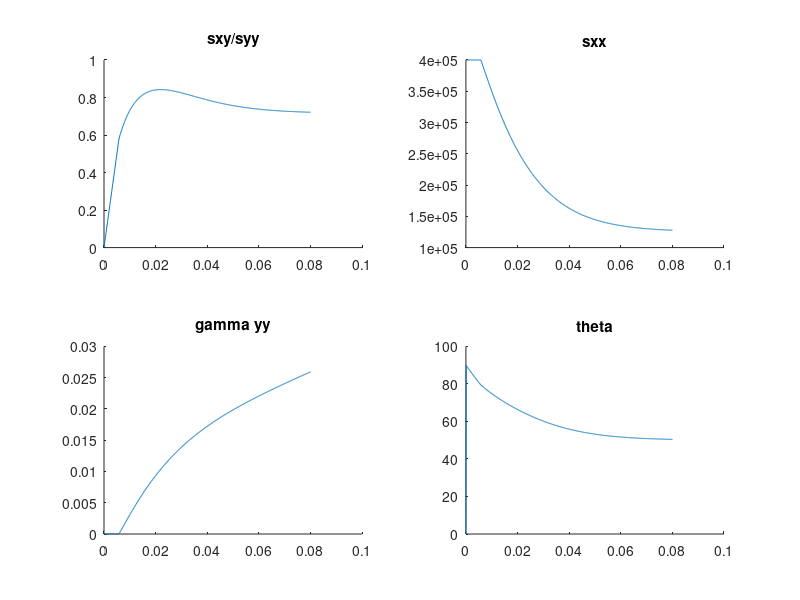

Recreate this plot in MATLAB.
function Vermeer1_ana()
degrad = pi/180;
% parametre;
G         = 10e6;
phi       = 40;
psi       = 10;
c         =  0;
gamma_tot = 0.08;
nu        = 0.1 ;
col       = 'b';
ifig      = 8;
%%%%  Condition Initiale
sxx = -400e3;
syy = -100e3;
sxy = 0 ;
%%%%  CL
dt           = 1;
gamma_dot_xy = 1e-4;
eps_dot_xx   = 0;
sigma_dot_yy = 0;

nstep = gamma_tot/(gamma_dot_xy*dt);
[sigma,beta,epsilon] = Vermeer1_ana_llp2013(phi,psi,nu,sxx,syy,sxy,G,nstep,gamma_dot_xy)
end

function [sigma,beta,epsilon] = Vermeer1_ana_llp2013(phi,psi,nu,sxx,syy,sxy,G,nstep,gamma_dot_xy)
c= 0;
sigma_dot_yy =0;
eps_dot_xx   = 0;
sigma   = [sxx,syy,sxy]';
%   [exx, eyy, gammaxy]'
epsilon = [0 0 0]';
L       = 2*G*nu/(1-2*nu);
D = [L+2*G L 0 ;L L+2*G 0; 0 0 G];
% rayon du cercle de morh
tau_star   = 1/2*sqrt((sigma(1)-sigma(2))^2+4*sigma(3)^2);
% centre du cercle de morh
sigma_star = (sigma(1)+sigma(2))/2;

cos2theta  = (sigma(1)-sigma(2))/2/tau_star;
sin2theta  = sigma(3)/tau_star;
theta      = 1/2*asind(sin2theta);
beta       = pi/2 ; 

for i = 1:nstep
    
    M = D;
   
    F = f(sigma(:,i),phi,c)
    if F>=0
    dFdsig = [(sind(phi)-sin(beta(i)))/2;...
              (sind(phi)+sin(beta(i)))/2;...
              cos(beta(i))];
    dGdsig = [(sind(psi)-sin(beta(i)))/2;...
              (sind(psi)+sin(beta(i)))/2;...
              cos(beta(i))];
    
    % dGdsig          = [ 1/2*cos2theta + 1/2*sind(psi);...
    %                    -cos2theta/2 + sind(psi)/2;...
    %                     sin2theta];
    a               = D*dGdsig;
    
    
    
    % dFdsig          = [ 1/2*cos2theta + 1/2*sind(phi);...
    %                    -cos2theta/2 + 1/2*sind(phi);...
    %                     sin2theta];
    b               = D*dFdsig;
    
    d = dFdsig'*D*dGdsig;
    
    M = D-1/d*a*b';
    end
    
    eps_dot_yy   = - M(2,3)/M(2,2)*gamma_dot_xy;
    sigma_dot_xx = (-M(1,2)*M(2,3) + M(1,3)*M(2,2))/M(2,2)*gamma_dot_xy;
    sigma_dot_xy = (-M(3,2)*M(2,3) + M(3,3)*M(2,2))/M(2,2)*gamma_dot_xy;
    
  
    
    % a chaque pas de temps j'ajoute l'increment de contrainte et de
    % deformation
    sigma(:,i+1)   = sigma(:,i)   +  [sigma_dot_xx; sigma_dot_yy; sigma_dot_xy];
    epsilon(:,i+1) = epsilon(:,i) +  [eps_dot_xx; eps_dot_yy; gamma_dot_xy];
    
    tau_star   = 1/2*sqrt((sigma(1,i+1)-sigma(2,i+1))^2+4*sigma(3,i+1)^2);
    sigma_star = (sigma(1,i+1)+sigma(2,i+1))/2;
    
    cos2theta  = (sigma(1,i+1)-sigma(2,i+1))/2/tau_star;
    sin2theta  = sigma(3,i+1)/tau_star;
    theta(i+1) = 1/2*acosd(cos2theta);
    beta(i+1)  = asin((sigma(2,i+1)-sigma(1,i+1))/2/tau_star);
    
end
figure(8);
subplot(221);hold on;
plot(epsilon(3,:),-sigma(3,:)./sigma(2,:));title('sxy/syy');
subplot(224);hold on;
plot(epsilon(3,:),theta);title('theta');
subplot(223);hold on;
plot(epsilon(3,:),epsilon(2,:));title('gamma yy');
subplot(222);hold on;
plot(epsilon(3,:),-sigma(1,:));title('sxx');
end

function F = f(sigma,phi,c)
tau_star   = 1/2*sqrt((sigma(1)-sigma(2))^2+4*sigma(3)^2);
sigma_star = (sigma(1)+sigma(2))/2;
F = tau_star + sigma_star*sind(phi)-c*cosd(phi);
end